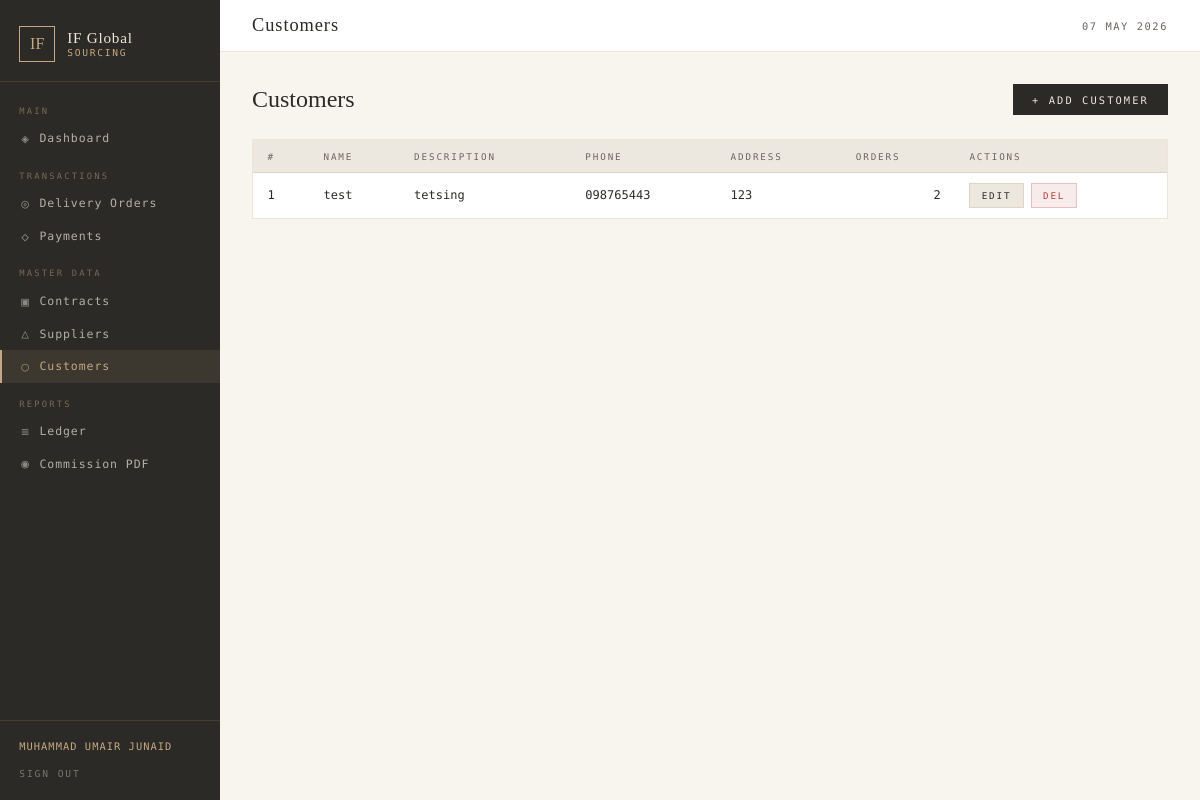
The app's page /pages/customers.php (signed in) with its own data.
### tables this page shows
CREATE TABLE `customers` (
  `id` int(11) NOT NULL,
  `name` varchar(150) NOT NULL,
  `description` text DEFAULT NULL,
  `phone` varchar(30) DEFAULT NULL,
  `address` text DEFAULT NULL,
  `created_at` timestamp NOT NULL DEFAULT current_timestamp()
);

### pages/customers.php (the view, shortened to what this page needs)
<?php
require_once '../includes/db.php';
$customers = $conn->query("SELECT c.*, COUNT(DISTINCT d.id) as do_cnt FROM customers c LEFT JOIN delivery_orders d ON d.customer_id = c.id GROUP BY c.id ORDER BY c.name");
require_once '../includes/header.php';
?>
<div class="page-header">
  <h1>Customers</h1>
  <button class="btn btn-primary" onclick="openModal('addModal')">+ Add Customer</button>
</div>
<div class="card">
  <div class="tbl-wrap">
    <table>
      <thead><tr>
        <th>#</th><th>Name</th><th>Description</th><th>Phone</th><th>Address</th><th>Orders</th><th>Actions</th>
      </tr></thead>
      <tbody>
      <?php $i=1; while ($row = $customers->fetch_assoc()): ?>
        <tr>
          <td><?= $i++ ?></td>
          <td class="td-bold"><?= htmlspecialchars($row['name']) ?></td>
          <td><?= htmlspecialchars($row['description'] ?? '—') ?></td>
          <td><?= htmlspecialchars($row['phone'] ?? '—') ?></td>
          <td><?= htmlspecialchars($row['address'] ?? '—') ?></td>
          <td class="td-num"><?= $row['do_cnt'] ?></td>
          <td>
            <button class="btn btn-secondary btn-sm" onclick='editCustomer(<?= json_encode($row) ?>)'>Edit</button>
            <form method="POST" style="display:inline" onsubmit="return confirm('Delete this customer?')">
              <button type="submit" class="btn btn-danger btn-sm">Del</button>
            </form>
          </td>
        </tr>
      <?php endwhile; ?>
      </tbody>
    </table>
  </div>
</div>
<?php require_once '../includes/footer.php'; ?>

### css/app.css (style rules this page uses)
*, *::before, *::after { box-sizing: border-box; margin: 0; padding: 0; }
:root { --ivory: #F8F5EF; --cream: #EDE8DF; --clay: #C5A882; --bronze: #9C7A4A; --dark: #2C2A26; --ash: #6B6560; --border: rgba(197,168,130,0.3); --white: #FFFFFF; --success: #4A7C59; --danger: #B94040; --info: #3A6B8A; --sidebar-w: 220px; }
body { font-family: 'DM Mono', monospace; background: var(--ivory); color: var(--dark); display: flex; min-height: 100vh; }
.card { background: var(--white); border: 1px solid var(--border); margin-bottom: 1.5rem; }
.tbl-wrap { overflow-x: auto; }
table { width: 100%; border-collapse: collapse; font-size: 0.75rem; }
thead tr { background: var(--cream); border-bottom: 1px solid var(--border); }
th { padding: 0.65rem 0.9rem; text-align: left; font-size: 0.58rem; font-weight: 400; letter-spacing: 0.2em; text-transform: uppercase; color: var(--ash); }
td { padding: 0.65rem 0.9rem; border-bottom: 1px solid rgba(197,168,130,0.12); color: var(--dark); }
tr:last-child td { border-bottom: none; }
.td-num { text-align: right; font-variant-numeric: tabular-nums; }
.td-bold { font-weight: 500; }
.btn { display: inline-flex; align-items: center; gap: 0.4rem; padding: 0.6rem 1.2rem; font-family: 'DM Mono', monospace; font-size: 0.65rem; letter-spacing: 0.2em; text-transform: uppercase; cursor: pointer; border: none; text-decoration: none; transition: background 0.15s, color 0.15s; border-radius: 0; }
.btn-primary { background: var(--dark); color: var(--cream); }
.btn-secondary { background: var(--cream); color: var(--dark); border: 1px solid var(--border); }
.btn-danger { background: rgba(185,64,64,0.1); color: var(--danger); border: 1px solid rgba(185,64,64,0.25); }
.btn-sm { padding: 0.35rem 0.7rem; font-size: 0.58rem; }
.page-header { display: flex; align-items: center; justify-content: space-between; margin-bottom: 1.5rem; }
.page-header h1 { font-family: 'Cormorant Garamond', serif; font-size: 1.5rem; font-weight: 300; color: var(--dark); }

### records on screen
customers: name "test", description "tetsing", phone "098765443", address "123", do_cnt "2"

### other values on screen
getOwner()['full_name'] "MUHAMMAD UMAIR JUNAID"
$pageTitle "Customers"
